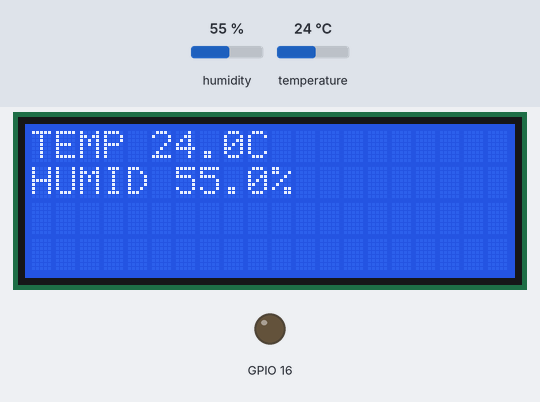
The program below on a simulated Raspberry Pi (BCM pin numbers). On the bench: 20×4 character LCD, output pins drawn as LEDs (lit = HIGH). The inputs (shaded band) are chosen by the test bench; at power-on: temperature 24 °C, humidity 55 %. What the program prints to the terminal is not drawn.

Above: at 4.2 s.
4.3 s: temperature set to 26.7 °C
At 7.5 s:
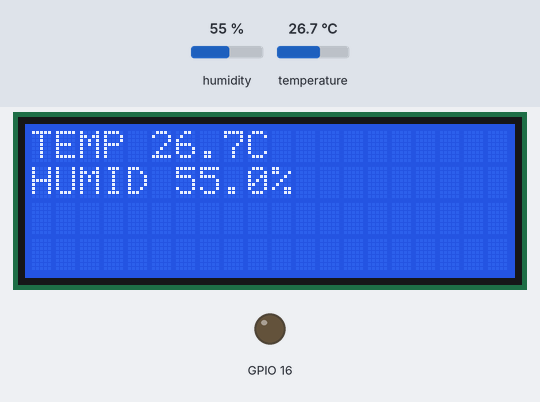
11.6 s: temperature set to 27.4 °C
At 15.6 s:
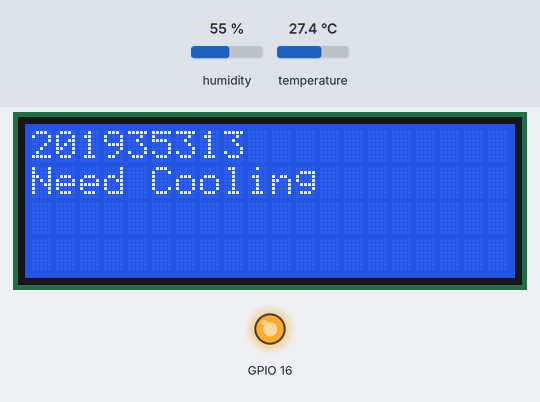
21.4 s: temperature set to 12 °C
At 24.9 s:
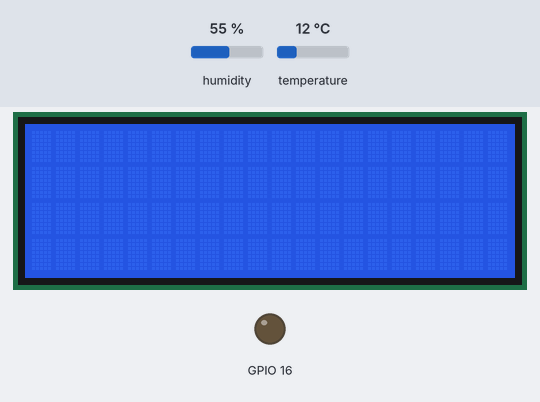
26.7 s: humidity set to 22 %
At 29.5 s:
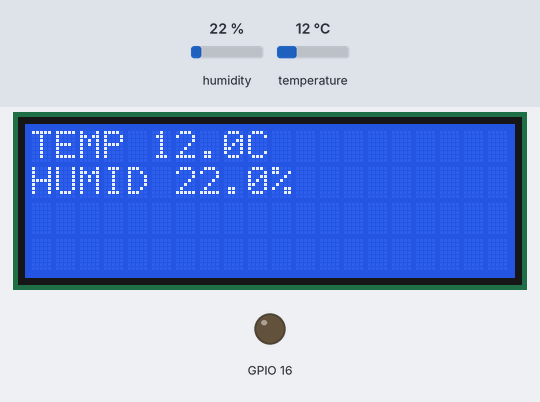
33.0 s: humidity set to 40 %
At 36.5 s:
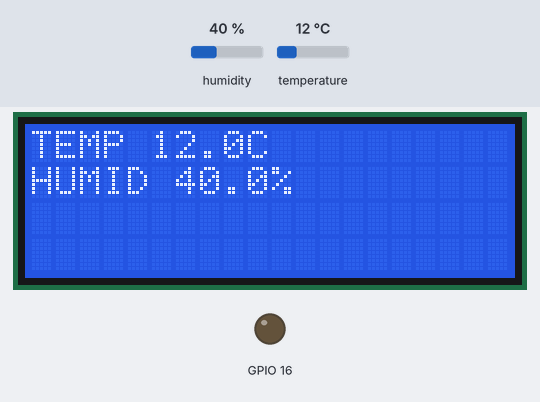
42.8 s: temperature set to 28 °C
At 46.3 s:
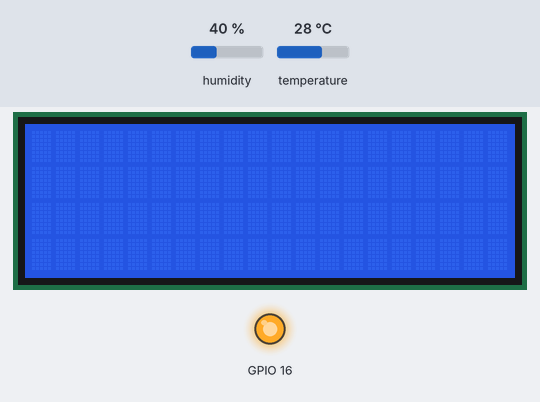
Timing chart, 0 to 47.8 s (numbered marks = the images above; inputs shaded):
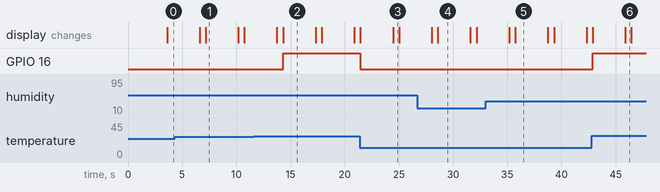

The program:

project3.py
```python
# Home Control System의 동작 방식에 대한 설명
from RPLCD.i2c import CharLCD
import RPi.GPIO as GPIO
import Adafruit_DHT
import time
GPIO.setmode(GPIO.BCM)
GPIO.setup(16,GPIO.OUT) # LED R
dht_type = 22 # DHT 타입
bcm_pin = 23 # 핀 번호
lcd = CharLCD('PCF8574',0x27)
normal_temperature = 27
try:
    while True:
        time.sleep(3)
        lcd.clear()
        humidity, temperature = Adafruit_DHT.read_retry(dht_type, bcm_pin)
        humid = round(humidity,1) # 소수점 1째자리에서 올림하고 문자화
        temp = round(temperature,1) # 소수점 1째자리에서 올림하고 문자화
        print(temp,humid)
        if temp>normal_temperature:
            lcd.write_string("201935313") # 학번
            lcd.crlf()
            lcd.write_string("Need Cooling")
            GPIO.output(16,True)
        else:
            GPIO.output(16,False)
            lcd.write_string('TEMP ')
            lcd.write_string(str(temp))
            lcd.write_string('C ')
            lcd.crlf()
            lcd.write_string('HUMID ')
            lcd.write_string(str(humid))
            lcd.write_string('% ')
except KeyboardInterrupt:
    GPIO.cleanup() # 프로그램 종료 시 LCD 화면의 문자를 지움
    lcd.clear()
```

Measured:
- the behaviour switches between 27 and 27.1 °C on temperature (found by bisection; images 1 and 2)
- after the input at 4.3 s, the display: first differs from a run without the input after 2.9 s (image 1)
- after the input at 11.6 s, GPIO 16: LOW → HIGH after 2.7 s; the display: first differs from a run without the input after 2.7 s (image 2)
- after the input at 21.4 s, GPIO 16: HIGH → LOW at once; the display: first changes after 0.05 s (image 3 shows a later state)
- after the input at 26.7 s, the display: first differs from a run without the input after 1.9 s (image 4)
- after the input at 33.0 s, the display: first differs from a run without the input after 2.7 s (image 5)
- after the input at 42.8 s, GPIO 16: LOW → HIGH after 0.08 s; the display: first changes after 0.08 s (image 6 shows a later state)
